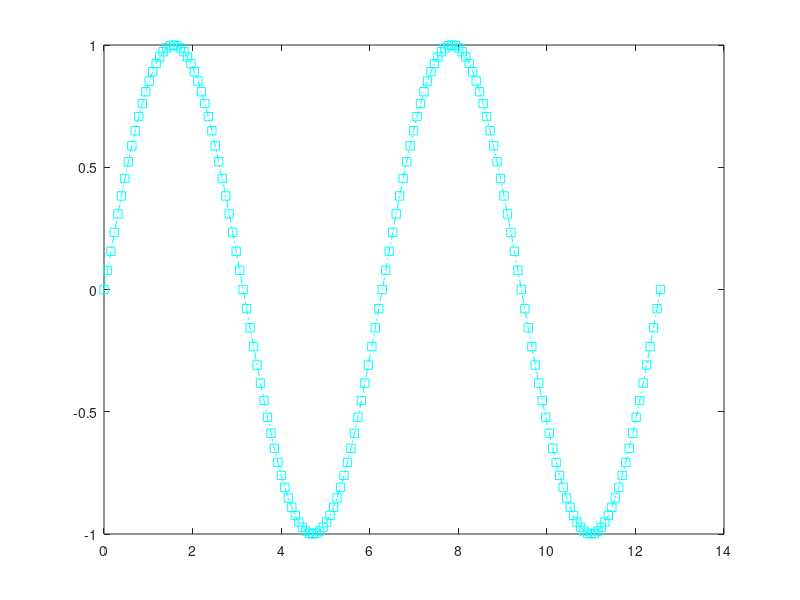

MATLAB code for this plot:
% plot example with c-cyant -.:dash dot line,s-square data marker
x= 0 :pi/40:4*pi;
plot(x,sin(x),'c-.s')

% plot with magenta dotted line with left triangle marker
% plot(x,sin(x),'m:<')